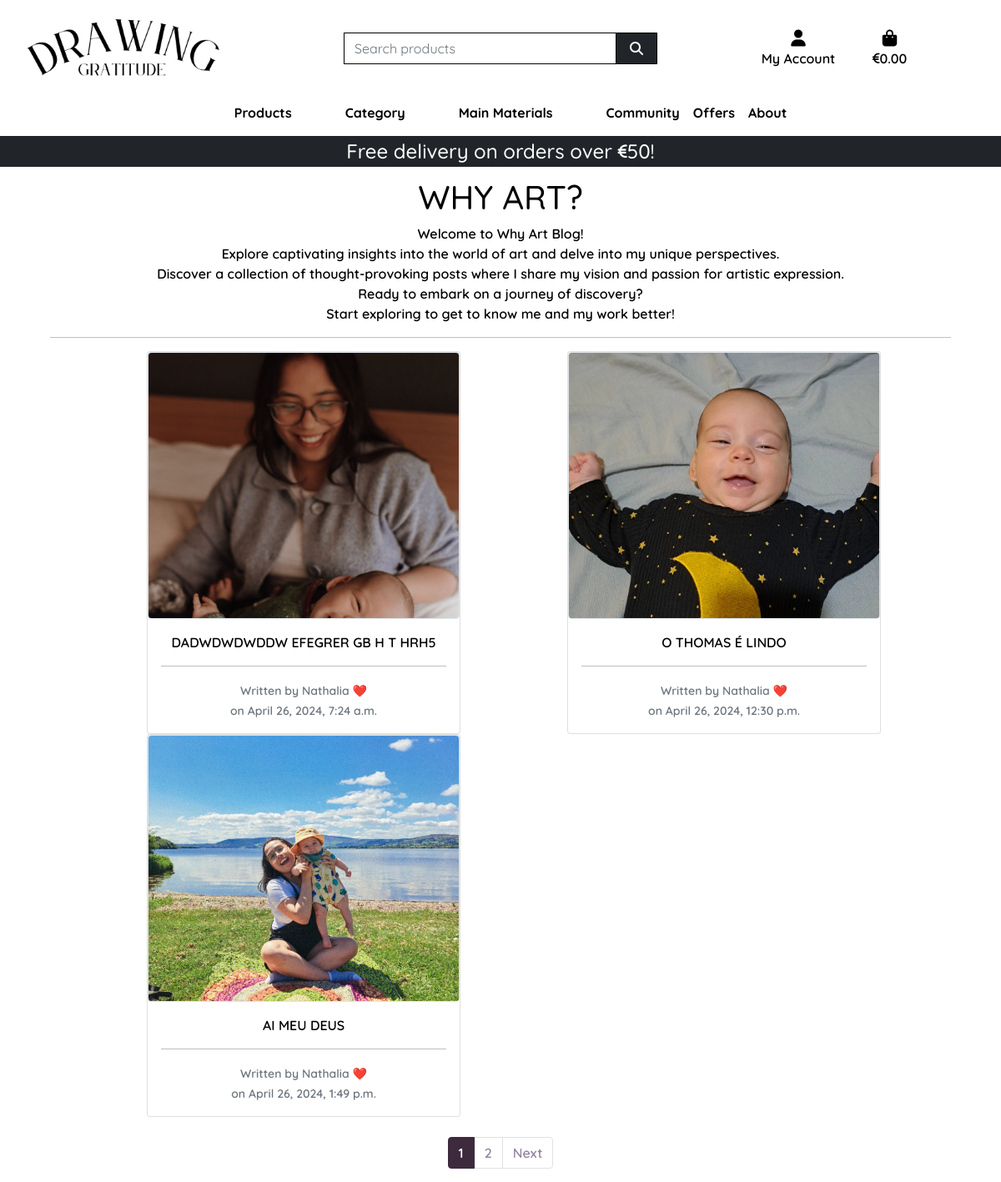
Page /blog/ on the earlier database version.
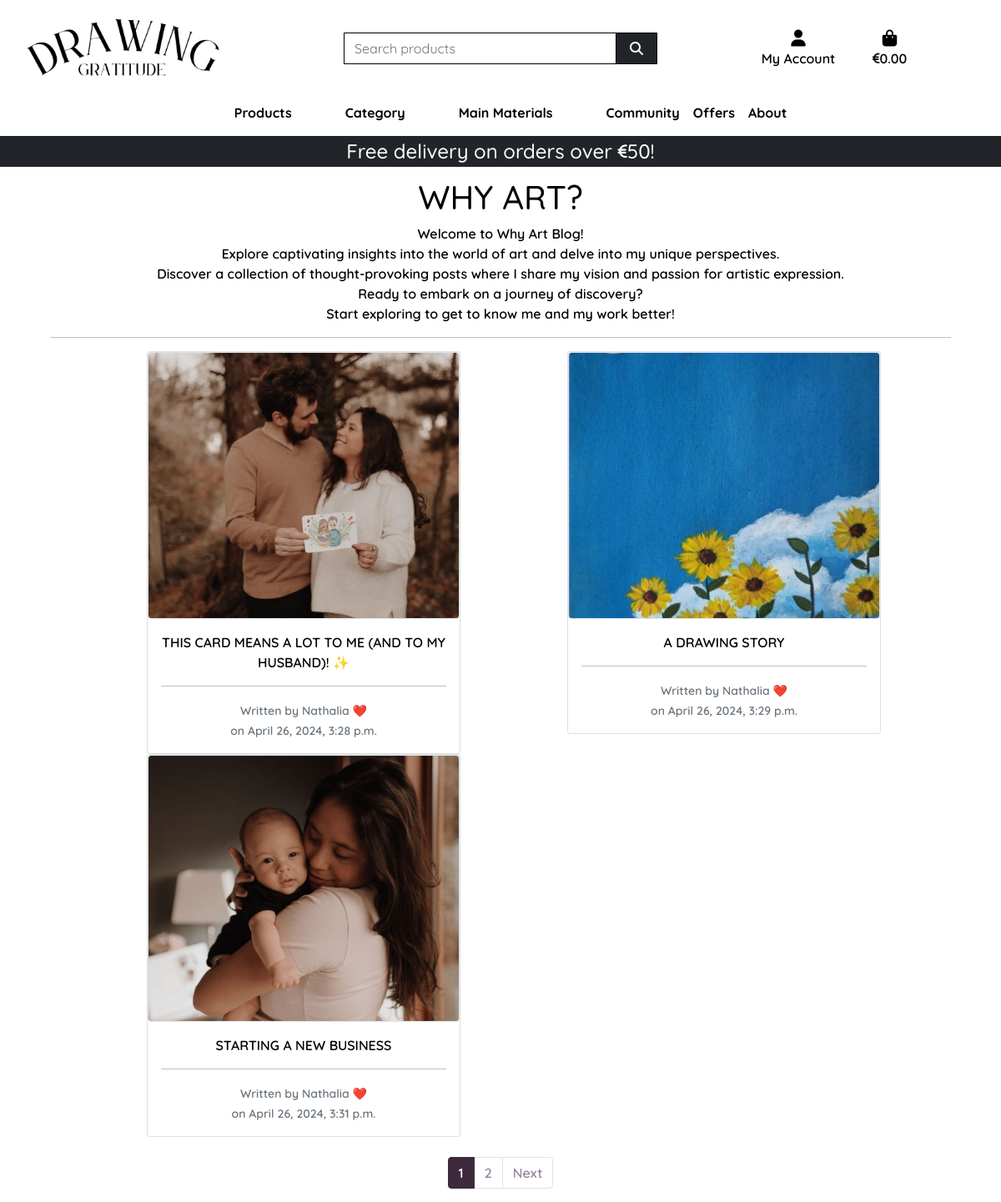
Same page on the later database version.
### blog/models.py (models this page shows, shortened)
class Post(models.Model):
    title = models.CharField(max_length=200, unique=True)
    slug = models.SlugField(max_length=200, unique=True)
    content = models.TextField()
    created_on = models.DateTimeField(auto_now_add=True)
    like = models.ManyToManyField(
        User, default=None, related_name='like_posts', blank=True
    )
    author = models.ForeignKey(AboutMe, on_delete=models.CASCADE)
    image = models.ImageField(null=True, blank=True, upload_to='media/posts')

### about/models.py (models this page shows)
class AboutMe(models.Model):
    artist = models.CharField(max_length=100)
    title = models.CharField(max_length=254)
    content = models.TextField()
    image_url = models.URLField(max_length=1024, null=True, blank=True)
    image = models.ImageField(null=True, blank=True)
    def __str__(self):
        return self.artist

### blog/views.py (the view)
# urls.py: path('', views.blog.as_view(), name='blog'),
class blog(generic.ListView):
    queryset = Post.objects.all()
    template_name = "blog/blog.html"
    paginate_by = 3

### bag/contexts.py (called while the page is built, shortened)
def bag_contents(request):
    bag_items = []
    total = 0
    total_discounted_price = 0
    product_count = 0
    bag = request.session.get('bag', {})
    delivery = total * Decimal(settings.STANDARD_DELIVERY_PERCENTAGE / 100) if total < settings.FREE_DELIVERY_THRESHOLD else 0
    grand_total = total + delivery
    context = {
        'bag_items': bag_items,
        'total': total,
        'total_discounted_price': total_discounted_price,
        'product_count': product_count,
        'delivery': delivery,
        'free_delivery_delta': max(0, settings.FREE_DELIVERY_THRESHOLD - total),
        'free_delivery_threshold': settings.FREE_DELIVERY_THRESHOLD,
        'grand_total': grand_total,
    }
    return context

### blog/templates/blog/blog.html (shortened to what this page needs)
{% extends "base.html" %}
{% load static %}
{% block page_header %}
    <div class="container header-container">
    </div>
{% endblock %}
{% block content %}
    <div class="container-fluid mt-5">
        <div class="row text-center m-5">
            <h1 class="text-uppercase">why art?</h1>
            <p>Welcome to Why Art Blog!<br>
                Explore captivating insights into the world of art and delve
                into my unique perspectives. <br> Discover a collection of thought-provoking
                posts where I share my vision and passion for artistic expression. <br>
                Ready to embark on a journey of discovery? <br>
                Start exploring to get to know me and my work better!
            </p>
            <hr>
            {% for post in post_list %}
                <div class="card-deck">
                    <div class="card">
                        <a href="{% url 'post_detail' post.slug %}" class="post-link">
                            <div class="image-container img-thumbnail" style="background-image: url('{{ post.image.url }}');"></div>
                        </a>
                    <div class="card-body">
                        <span class="text-uppercase">{{ post.title }}</span>
                        <hr>
                        <p class="card-text mt-3"><small class="text-muted">Written by {{ post.author}} <br> on {{ post.created_on}}</small></p>
                    </div>
                    </div>
                </div>
            {% endfor %}
            <nav aria-label="Page navigation example">
                <ul class="pagination justify-content-center mt-4">
                    {% for num in paginator.page_range %}
                        <li class="page-item {% if page_obj.number == num %}active{% endif %}"><a class="page-link" href="?page={{ num }}">{{ num }}</a></li>
                    {% endfor %}
                    {% if page_obj.has_next %}
                        <li class="page-item">
                            <a class="page-link" href="?page={{ page_obj.next_page_number }}">Next</a>
                        </li>
                    {% endif %}
                </ul>
            </nav>
    </div>
{% endblock %}

### templates/base.html (shortened to what this page needs)
{% load static %}
{% load crispy_forms_tags %}
<!doctype html>
<html lang="en">
  <head>
    {% block corecss %}
      <link href="https://cdn.jsdelivr.net/npm/bootstrap@5.0.2/dist/css/bootstrap.min.css" rel="stylesheet">
      <link rel="stylesheet" href="{% static 'css/base.css' %}">
      <link rel="stylesheet" href="https://cdnjs.cloudflare.com/ajax/libs/font-awesome/6.5.1/css/all.min.css">
    {% endblock %}
  </head>
  <body>
    <header class="container-fluid fixed-top">
      <div id="topnav" class="row bg-white pt-lg-2 d-none d-lg-flex">
        <div class="col-12 col-lg-4 my-auto py-1 py-lg-0 text-center text-lg-left">
          <a href="{% url 'home' %}" class="nav-link main-logo-link">
            <img src="{{ MEDIA_URL }}home/logo.png" alt="logo" class="logo-img">
          </a>
        </div>
        <div class="col-12 col-lg-4 my-auto py-1 py-lg-0">
          <form method="GET" action="{% url 'products' %}">
            <div class="input-group w-100">
              <input class="form-control border border-black rounded-0" type="text" name="q" placeholder="Search products">
              <div class="input-group-append">
                <button class="form-control btn btn-dark border border-black rounded-0" type="submit">
                  <span class="icon">
                    <i class="fa-solid fa-magnifying-glass"></i>
                  </span>
                </button>
              </div>
            </div>
          </form>
        </div>
        <div class="col-12 col-lg-4 my-auto py-1 py-lg-0">
          <ul class="list-inline list-unstyled text-center text-lg-right my-0">
            <li class="list-inline-item dropdown">
                <a class="text-black nav-link" href="#" id="user-options" role="button" data-bs-toggle="dropdown" aria-expanded="false">
                    <div class="text-center">
                        <div><i class="fas fa-user fa-lg"></i></div>
                        <p class="my-0">My Account</p>
                    </div>
                </a>
            </li>
            <li class="list-inline-item">
                <a class="{% if grand_total %}text-info fw-bold{% else %}text-black{% endif %} nav-link" href="{% url 'view_bag' %}">
                    <div class="text-center">
                        <div><i class="fas fa-shopping-bag fa-lg"></i></div>
                        <p class="my-0">
                            {% if grand_total %}
                              <i class="fa-solid fa-euro-sign fa-sm"></i>{{ grand_total|floatformat:2 }}
                            {% else %}
                              <i class="fa-solid fa-euro-sign fa-sm"></i>0.00
                            {% endif %}
                        </p>
                    </div>
                </a>
            </li>
          </ul>
        </div>
      </div>
      <div class="row bg-white">
        <nav class="navbar navbar-expand-lg navbar-light w-100">
          {% include 'includes/main-nav.html' %}
        </nav>
      </div>
      <div id="delivery-banner" class="row text-center">
        <div class="col bg-dark text-white">
          <h4 class="my-1">Free delivery on orders over <i class="fa-solid fa-euro-sign fa-xs"></i>{{ free_delivery_threshold }}!</h4>
        </div>
      </div>
    </header>
    {% block page_header %}
    {% endblock %}
    {% block content %}
    {% endblock %}
  </body>
</html>

### templates/includes/main-nav.html (shortened to what this page needs)
<div class="collapse navbar-collapse" id="main-nav">
    <ul class="navbar-nav me-auto mx-auto">
        <li class="nav-item dropdown">
            <a class="logo-font fw-bold nav-link text-black me-5" href="#" id="all-products-link" role="button" data-bs-toggle="dropdown" aria-expanded="false">
                Products
            </a>
        </li>
        <li class="nav-item dropdown">
            <a class="logo-font fw-bold nav-link text-black me-5" href="#" id="clothing-link" role="button" data-bs-toggle="dropdown" aria-expanded="false">
                Category
            </a>
        </li>
        <li class="nav-item dropdown">
            <a class="logo-font fw-bold nav-link text-black me-5" href="#" id="homeware-link" role="button" data-bs-toggle="dropdown" aria-expanded="false">
                Main Materials
            </a>
        </li>
        <li class="nav-item">
            <a class="nav-link logo-font fw-bold text-black" href="{% url 'community' %}">Community</a>
        </li>
        <li class="nav-item dropdown">
            <a class="logo-font fw-bold nav-link text-black" href="" role="button" data-bs-toggle="dropdown" aria-expanded="false">
                Offers
            </a>
        </li>
        <li class="nav-item dropdown">
            <a class="logo-font fw-bold nav-link text-black" href="" id="specials-link" role="button" data-bs-toggle="dropdown" aria-expanded="false">
                About
            </a>
        </li>
    </ul>
</div>

### static/css/base.css (style rules this page uses)
html { height: 100%; }
body { background-color: white; font-family: "Quicksand", sans-serif; font-optical-sizing: auto; font-weight: 600; color: black; }
.logo-img { max-width: 15em; }
.image-container { width: 25em; height: 20em; background-size: cover; background-position: center; }
.card-deck { width: 25em; margin-left: 6.5em; }
.page-link { color:#9684A1; }
.page-item.active .page-link { background-color:#3d2b3d; border-color: #3d2b3d; }
.icon { align-items: center; display: inline-flex; justify-content: center; height: 1.5rem; width: 1.5rem; }
.main-logo-link { width: fit-content; }
.text-black { color: #000 !important; }
.border-black { border: 1px solid black !important; }
li { list-style: none; }
@media (min-width: 1200px) { .container { max-width: 80%; } }
@media (min-width: 992px) { .header-container { padding-top: 164px; } }

Differences in the rows shown:
removed Post: image (picture), title "DADWDWDWDDW EFEGRER GB H T HRH5", author "Nathalia ❤️", created_on "April 26, 2024, 7:24 a.m."
removed Post: image (picture), title "O THOMAS É LINDO", author "Nathalia ❤️", created_on "April 26, 2024, 12:30 p.m."
removed Post: image (picture), title "AI MEU DEUS", author "Nathalia ❤️", created_on "April 26, 2024, 1:49 p.m."
added Post: image (picture), title "THIS CARD MEANS A LOT TO ME (AND TO MY HUSBAND)! ✨️", author "Nathalia ❤️", created_on "April 26, 2024, 3:28 p.m."
added Post: image (picture), title "A DRAWING STORY", author "Nathalia ❤️", created_on "April 26, 2024, 3:29 p.m."
added Post: image (picture), title "STARTING A NEW BUSINESS", author "Nathalia ❤️", created_on "April 26, 2024, 3:31 p.m."
